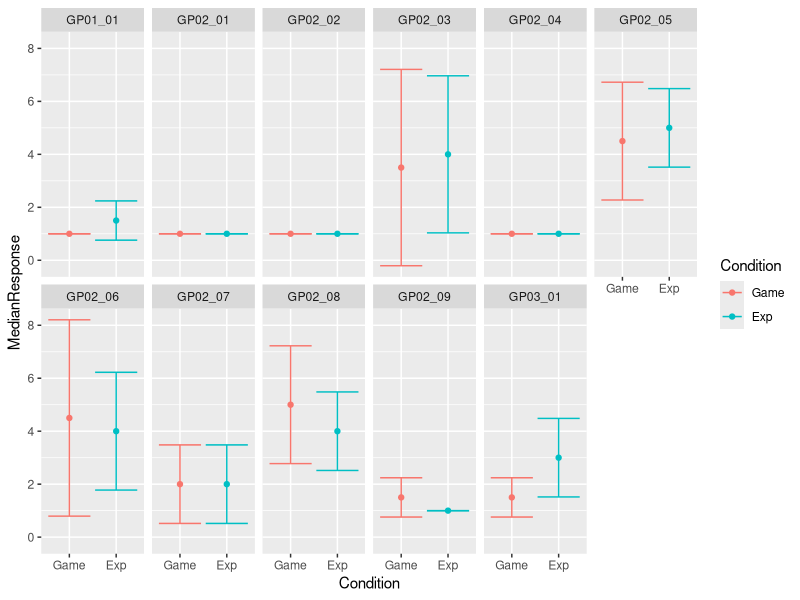
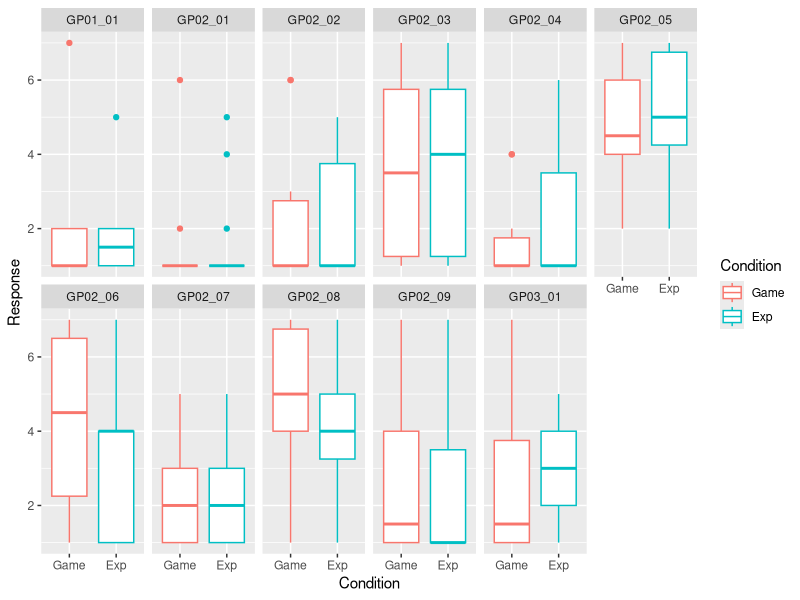

Write the R code that produced these figures, in order.
## ---- chunk 1
library(tidyverse)
## ---- chunk 2
widish_df <- 
  tibble(Participant = c(1, 1, 2, 2),
         Face = rep(c("M-1", "M-2"), 2), 
         Symmetry = c(6, 4, 5, 3),
         Attractiveness = c(4, 7, 2, 7),
         Trustworthiness = c(3, 6, 1, 2))

knitr::kable(widish_df, align="c")
## ---- chunk 3
tidyr::pivot_longer(widish_df, 
                    cols=c("Symmetry", "Attractiveness", "Trustworthiness")) %>%
  knitr::kable()
## ---- chunk 4
longish_df <- 
  tidyr::pivot_longer(widish_df, 
                      cols=c("Symmetry", "Attractiveness", "Trustworthiness"),
                      names_to="Property",
                      values_to="Response")

head(longish_df, 4) %>%
  knitr::kable()
## ---- chunk 5
longish_df %>%
  pivot_wider(id_cols = c("Participant", "Face"), names_from = "Property", values_from="Response") %>%
  knitr::kable()
## ---- chunk 6
longish_df_rt <-
  longish_df %>%
  ungroup() %>%
  mutate(RT = round(rgamma(n(), 4, 3), 2))

longish_df_rt %>%
  head(4) %>%
  knitr::kable()
## ---- chunk 7
longish_df_rt %>%
  pivot_wider(names_from = "Property", values_from="Response") %>%
  head(4) %>%
  knitr::kable()
## ---- chunk 8
longish_df_rt %>%
  pivot_wider(id_cols = c("Participant", "Face"), names_from = "Property", values_from="Response") %>%
  head(4) %>%
  knitr::kable()
## ---- chunk 9
gp <-
  read_csv("data/GP.csv", 
           col_types = cols(.default=col_integer(),
                            Respondent = col_character(),
                            Condition = col_integer(),
                            Gender = col_integer())) %>%
  mutate(Condition = factor(Condition, labels=c("Game", "Exp"))) %>%
  pivot_longer(cols=starts_with("GP"), names_to="Item", values_to="Response")

head(gp, 4) %>%
  knitr::kable()  
## ---- chunk 10
gp_agg <-
  gp %>%
  group_by(Condition, Item) %>%
  summarise(MedianResponse = median(Response),
            ResponseMAD = mad(Response),
            .groups="drop")

head(gp_agg, 4) %>%
  knitr::kable()
## ---- chunk 11
ggplot(gp_agg, aes(x=Condition, y=MedianResponse, ymin=MedianResponse - ResponseMAD, ymax=MedianResponse+ResponseMAD, color=Condition)) + 
  geom_point() + 
  geom_errorbar() +
  facet_wrap(.~Item, ncol=6)
## ---- chunk 12
ggplot(gp, aes(x=Condition, y=Response, color=Condition)) + 
  geom_boxplot() + 
  facet_wrap(.~Item, ncol=6)
## ---- chunk 13
adaptation <- 
  read_csv("data/bands-adaptation.csv",
           col_types = cols(Participant = col_character(),
                            Prime = col_character(),
                            Probe = col_character(),
                            Nsame = col_integer(),
                            Ntotal = col_integer()))

adaptation %>% 
  head(4) %>%
  knitr::kable()
## ---- chunk 14
adaptation %>%
  mutate(Psame = round(Nsame / Ntotal, 2)) %>%
  pivot_wider(id_cols = c("Participant", "Prime"), names_from="Probe", values_from="Psame") %>%
  mutate(Average = rowSums(.[3:6]) / 4) %>%
  head(4) %>%
  knitr::kable()
